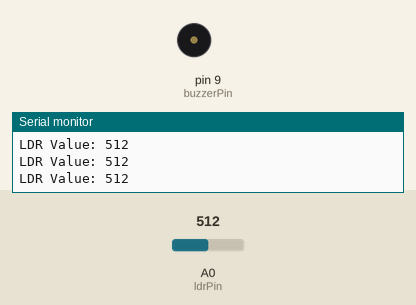
Recording of a sketch running on a simulated Arduino Uno, built with avr-gcc and run on an emulated ATmega328P. Shown: buzzer (waves = sounding, pin HIGH), the last lines printed to the serial monitor. Inputs (shaded band) come from the test bench; at power-on: A0 (ldrPin) = 512.

Above: at 1.2 s.
1.3 s: A0 (ldrPin) set to 591
2.8 s: A0 (ldrPin) set to 614
At 4.0 s:
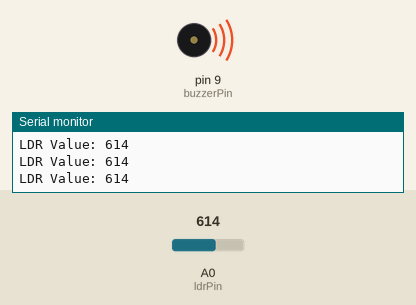
4.3 s: A0 (ldrPin) set to 590
At 5.3 s:
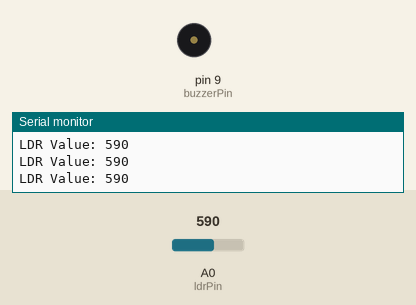
5.8 s: A0 (ldrPin) set to 610
At 6.7 s:
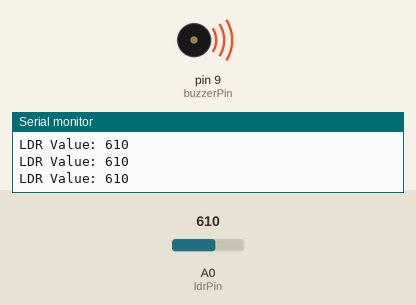
Timing chart, 0 to 8.3 s (numbered marks = the images above; inputs shaded):
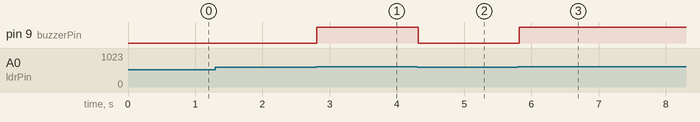

The sketch:

LdrAndBuzzer.ino
```cpp
// Pin configuration
const int ldrPin = A0;    // LDR connected to analog pin A0
const int buzzerPin = 9;  // Buzzer connected to digital pin 9

void setup() {
  pinMode(buzzerPin, OUTPUT);
  pinMode(ldrPin, INPUT);
  Serial.begin(9600);
}

void loop() {
  // Read the value from the LDR
  int ldrValue = analogRead(ldrPin);

  // Check if the LDR value is greater than 600
  if (ldrValue > 600) {
    // Turn on the buzzer
    digitalWrite(buzzerPin, HIGH);
  } else {
    // Turn off the buzzer
    digitalWrite(buzzerPin, LOW);
  }

  // Print the LDR value to the Serial Monitor for debugging
  Serial.print("LDR Value: ");
  Serial.println(ldrValue);

  // Wait for a short duration before reading the LDR again
  delay(100);
}
```

Measured:
- the behaviour switches between 600 and 601 on A0 (ldrPin) (found by bisection; images 0 and 1)
- after the input at 2.8 s, pin 9 (buzzerPin): LOW → HIGH at once
- after the input at 4.3 s, pin 9 (buzzerPin): HIGH → LOW at once
- after the input at 5.8 s, pin 9 (buzzerPin): LOW → HIGH at once
